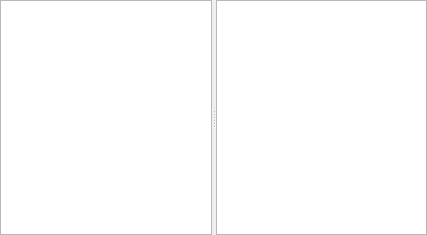
<?xml version="1.0" encoding="UTF-8"?>
<ui version="4.0">
 <class>ClientAttachMonitoring</class>
 <widget class="QWidget" name="ClientAttachMonitoring">
  <property name="geometry">
   <rect>
    <x>0</x>
    <y>0</y>
    <width>427</width>
    <height>235</height>
   </rect>
  </property>
  <property name="windowTitle">
   <string>Form</string>
  </property>
  <layout class="QGridLayout" name="gridLayout">
   <property name="margin">
    <number>0</number>
   </property>
   <item row="0" column="0">
    <widget class="QSplitter" name="splitter">
     <property name="orientation">
      <enum>Qt::Horizontal</enum>
     </property>
     <property name="childrenCollapsible">
      <bool>false</bool>
     </property>
     <widget class="CTreeView" name="treeOrgStructure">
      <property name="sizePolicy">
       <sizepolicy hsizetype="Expanding" vsizetype="Preferred">
        <horstretch>0</horstretch>
        <verstretch>0</verstretch>
       </sizepolicy>
      </property>
     </widget>
     <widget class="CTableView" name="tblOrgStructure">
      <property name="sizePolicy">
       <sizepolicy hsizetype="Expanding" vsizetype="Preferred">
        <horstretch>0</horstretch>
        <verstretch>0</verstretch>
       </sizepolicy>
      </property>
     </widget>
    </widget>
   </item>
  </layout>
 </widget>
 <customwidgets>
  <customwidget>
   <class>CTableView</class>
   <extends>QTableView</extends>
   <header>library/TableView.h</header>
  </customwidget>
  <customwidget>
   <class>CTreeView</class>
   <extends>QTreeView</extends>
   <header>library/TreeView.h</header>
  </customwidget>
 </customwidgets>
 <resources/>
 <connections/>
</ui>
